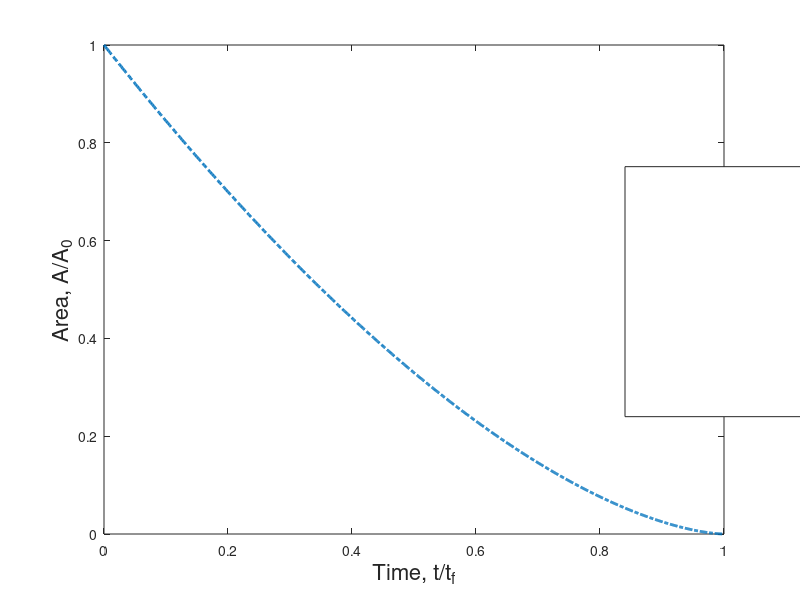

MATLAB code to generate this figure: (Note: this script raises an error after producing the figure.)
%--------------------------------------------------------------------------
% Measurement and evaluation of area
%
% Steven Zhang, Courant Institute
% Updated Jan 2023
%--------------------------------------------------------------------------
close all

path = '../datas/data-area/';
S = dir(fullfile(path,'**','*.mat'));
names = {S.name};
interval = 50;
figure('Renderer', 'painters', 'Position', [10 10 900 600])
for i = 1:length(names)
    matname = char(names(i));
    hold on
    if strcmp(matname,'simulation.mat') == 0
        times = load([path,matname]).timeLab;
        areas = load([path,matname]).areaSet;
        times = times(1:interval:1050); 
        areas = areas(1:interval:1050);
        areas = areas/areas(1);
        xx = polyfit(times,areas.^(5/8),1);
        tf = -xx(2)/xx(1);
        times = times/tf;
        plot(times,areas,'-o')
    else
        times = load([path,matname]).timeset;
        times = times(1:interval:1200);
        areas = load([path,matname]).aa0set;
        areas = areas(1:interval:1200);
        xx = polyfit(times,areas.^(5/8),1);
        tf = -xx(2)/xx(1);
        plot(times/tf,areas,'Marker','o','MarkerSize',10);
    end
end

newnames = cell(1,length(names));
for i = 1:length(names)
    nn = char(names(i));
    newnames{i} = nn(1:end-4);
end

tt = linspace(0,1,1000);
plot(tt,(1-tt).^(8/5),'LineStyle','-.','LineWidth',2);
hold off
xlabel('Time, t/t_f','FontSize',16)
ylabel('Area, A/A_0','FontSize',16)
legend(newnames,'Location','northeast','FontSize',12)
title('Calculated area from representative experiments and simulation','FontSize',16)
ax = gca;
ax.FontSize = 16; 


